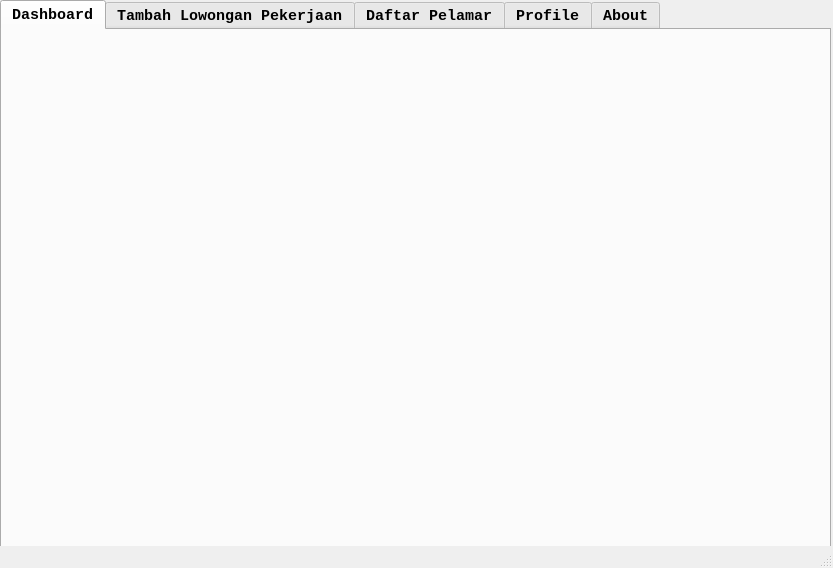
<?xml version="1.0" encoding="UTF-8"?>
<ui version="4.0">
 <class>MainWindow</class>
 <widget class="QMainWindow" name="MainWindow">
  <property name="geometry">
   <rect>
    <x>0</x>
    <y>0</y>
    <width>833</width>
    <height>568</height>
   </rect>
  </property>
  <property name="windowTitle">
   <string>MainWindow</string>
  </property>
  <widget class="QWidget" name="centralwidget">
   <widget class="QTabWidget" name="tabWidget">
    <property name="geometry">
     <rect>
      <x>0</x>
      <y>0</y>
      <width>831</width>
      <height>571</height>
     </rect>
    </property>
    <property name="font">
     <font>
      <family>Consolas</family>
      <pointsize>11</pointsize>
      <weight>75</weight>
      <bold>true</bold>
     </font>
    </property>
    <property name="tabPosition">
     <enum>QTabWidget::North</enum>
    </property>
    <property name="tabShape">
     <enum>QTabWidget::Rounded</enum>
    </property>
    <property name="currentIndex">
     <number>0</number>
    </property>
    <widget class="QWidget" name="tab">
     <attribute name="title">
      <string>Dashboard</string>
     </attribute>
     <widget class="QLabel" name="label_logo">
      <property name="geometry">
       <rect>
        <x>150</x>
        <y>40</y>
        <width>481</width>
        <height>441</height>
       </rect>
      </property>
      <property name="text">
       <string>&lt;html&gt;&lt;head/&gt;&lt;body&gt;&lt;p&gt;&lt;br/&gt;&lt;/p&gt;&lt;/body&gt;&lt;/html&gt;</string>
      </property>
     </widget>
     <widget class="QLabel" name="labelWelcome">
      <property name="geometry">
       <rect>
        <x>10</x>
        <y>10</y>
        <width>811</width>
        <height>41</height>
       </rect>
      </property>
      <property name="font">
       <font>
        <pointsize>13</pointsize>
        <weight>75</weight>
        <bold>true</bold>
       </font>
      </property>
      <property name="text">
       <string/>
      </property>
     </widget>
    </widget>
    <widget class="QWidget" name="tab_4">
     <attribute name="title">
      <string>Tambah Lowongan Pekerjaan</string>
     </attribute>
     <widget class="QTableWidget" name="tableTambah">
      <property name="geometry">
       <rect>
        <x>0</x>
        <y>230</y>
        <width>821</width>
        <height>291</height>
       </rect>
      </property>
      <property name="styleSheet">
       <string notr="true">font-family: consolas;</string>
      </property>
      <property name="editTriggers">
       <set>QAbstractItemView::NoEditTriggers</set>
      </property>
      <attribute name="horizontalHeaderDefaultSectionSize">
       <number>130</number>
      </attribute>
      <column>
       <property name="text">
        <string>ID Lowongan</string>
       </property>
      </column>
      <column>
       <property name="text">
        <string>Posisi</string>
       </property>
      </column>
      <column>
       <property name="text">
        <string>Min Pendidikan</string>
       </property>
      </column>
      <column>
       <property name="text">
        <string>Gaji Ditawarkan</string>
       </property>
      </column>
      <column>
       <property name="text">
        <string>Total Pelamar</string>
       </property>
      </column>
     </widget>
     <widget class="QLineEdit" name="txtID">
      <property name="geometry">
       <rect>
        <x>10</x>
        <y>40</y>
        <width>71</width>
        <height>21</height>
       </rect>
      </property>
      <property name="styleSheet">
       <string notr="true">border: 1px solid gray;
border-radius: 10px;
padding-right: 20px;
text-align: center;</string>
      </property>
      <property name="alignment">
       <set>Qt::AlignCenter</set>
      </property>
     </widget>
     <widget class="QLabel" name="label_3">
      <property name="geometry">
       <rect>
        <x>10</x>
        <y>20</y>
        <width>161</width>
        <height>16</height>
       </rect>
      </property>
      <property name="styleSheet">
       <string notr="true">font-family: consolas;
font-size: 15px;
font-weight: bold;</string>
      </property>
      <property name="text">
       <string>Masukan Id Lowongan</string>
      </property>
     </widget>
     <widget class="QPushButton" name="btnCari">
      <property name="geometry">
       <rect>
        <x>90</x>
        <y>40</y>
        <width>75</width>
        <height>23</height>
       </rect>
      </property>
      <property name="font">
       <font>
        <weight>75</weight>
        <bold>true</bold>
       </font>
      </property>
      <property name="styleSheet">
       <string notr="true">border: 1px solid grey;
border-radius: 10px;
background-color: rgb(144, 189, 255);</string>
      </property>
      <property name="text">
       <string>Cari</string>
      </property>
     </widget>
     <widget class="QLabel" name="label_19">
      <property name="geometry">
       <rect>
        <x>10</x>
        <y>70</y>
        <width>61</width>
        <height>16</height>
       </rect>
      </property>
      <property name="styleSheet">
       <string notr="true">font-family: consolas;
font-size: 15px;
font-weight: bold;</string>
      </property>
      <property name="text">
       <string>Posisi </string>
      </property>
     </widget>
     <widget class="QLineEdit" name="txtPosisi">
      <property name="geometry">
       <rect>
        <x>10</x>
        <y>90</y>
        <width>291</width>
        <height>21</height>
       </rect>
      </property>
      <property name="styleSheet">
       <string notr="true">border: 1px solid gray;
border-radius: 5px;
padding-right: 20px;
text-align: center;</string>
      </property>
      <property name="alignment">
       <set>Qt::AlignLeading|Qt::AlignLeft|Qt::AlignVCenter</set>
      </property>
     </widget>
     <widget class="QLabel" name="label_22">
      <property name="geometry">
       <rect>
        <x>10</x>
        <y>120</y>
        <width>281</width>
        <height>16</height>
       </rect>
      </property>
      <property name="styleSheet">
       <string notr="true">font-family: consolas;
font-size: 15px;
font-weight: bold;</string>
      </property>
      <property name="text">
       <string>Minimal Pendidikan</string>
      </property>
     </widget>
     <widget class="QLineEdit" name="txtPendidikan">
      <property name="geometry">
       <rect>
        <x>10</x>
        <y>140</y>
        <width>291</width>
        <height>21</height>
       </rect>
      </property>
      <property name="styleSheet">
       <string notr="true">border: 1px solid gray;
border-radius: 5px;
padding-right: 20px;
text-align: center;</string>
      </property>
      <property name="alignment">
       <set>Qt::AlignLeading|Qt::AlignLeft|Qt::AlignVCenter</set>
      </property>
     </widget>
     <widget class="QLabel" name="label_24">
      <property name="geometry">
       <rect>
        <x>10</x>
        <y>170</y>
        <width>281</width>
        <height>16</height>
       </rect>
      </property>
      <property name="styleSheet">
       <string notr="true">font-family: consolas;
font-size: 15px;
font-weight: bold;</string>
      </property>
      <property name="text">
       <string>Gaji Ditawarkan</string>
      </property>
     </widget>
     <widget class="QLineEdit" name="txtGaji">
      <property name="geometry">
       <rect>
        <x>10</x>
        <y>190</y>
        <width>291</width>
        <height>21</height>
       </rect>
      </property>
      <property name="styleSheet">
       <string notr="true">border: 1px solid gray;
border-radius: 5px;
padding-right: 20px;
text-align: center;</string>
      </property>
      <property name="alignment">
       <set>Qt::AlignLeading|Qt::AlignLeft|Qt::AlignVCenter</set>
      </property>
     </widget>
     <widget class="Line" name="line_3">
      <property name="geometry">
       <rect>
        <x>343</x>
        <y>10</y>
        <width>20</width>
        <height>211</height>
       </rect>
      </property>
      <property name="orientation">
       <enum>Qt::Vertical</enum>
      </property>
     </widget>
     <widget class="Line" name="line_4">
      <property name="geometry">
       <rect>
        <x>360</x>
        <y>60</y>
        <width>461</width>
        <height>20</height>
       </rect>
      </property>
      <property name="orientation">
       <enum>Qt::Horizontal</enum>
      </property>
     </widget>
     <widget class="QPushButton" name="btnTambah">
      <property name="geometry">
       <rect>
        <x>380</x>
        <y>80</y>
        <width>101</width>
        <height>31</height>
       </rect>
      </property>
      <property name="font">
       <font>
        <pointsize>11</pointsize>
        <weight>75</weight>
        <bold>true</bold>
       </font>
      </property>
      <property name="styleSheet">
       <string notr="true">border: 1px solid grey;
border-radius: 10px;
background-color: rgb(110, 255, 110)</string>
      </property>
      <property name="text">
       <string>Simpan</string>
      </property>
     </widget>
     <widget class="QPushButton" name="btnHapus">
      <property name="enabled">
       <bool>false</bool>
      </property>
      <property name="geometry">
       <rect>
        <x>380</x>
        <y>130</y>
        <width>101</width>
        <height>31</height>
       </rect>
      </property>
      <property name="font">
       <font>
        <pointsize>11</pointsize>
        <weight>75</weight>
        <bold>true</bold>
       </font>
      </property>
      <property name="styleSheet">
       <string notr="true">border: 1px solid grey;
border-radius: 10px;
background-color:rgb(255, 123, 125)</string>
      </property>
      <property name="text">
       <string>Hapus</string>
      </property>
     </widget>
     <widget class="QPushButton" name="btnKosong">
      <property name="geometry">
       <rect>
        <x>380</x>
        <y>180</y>
        <width>101</width>
        <height>31</height>
       </rect>
      </property>
      <property name="font">
       <font>
        <pointsize>11</pointsize>
        <weight>75</weight>
        <bold>true</bold>
       </font>
      </property>
      <property name="styleSheet">
       <string notr="true">border: 1px solid grey;
border-radius: 10px;
background-color: rgb(144, 189, 255);</string>
      </property>
      <property name="text">
       <string>Kosongkan</string>
      </property>
     </widget>
     <widget class="QLabel" name="label">
      <property name="geometry">
       <rect>
        <x>370</x>
        <y>10</y>
        <width>291</width>
        <height>51</height>
       </rect>
      </property>
      <property name="font">
       <font>
        <family>Bauhaus 93</family>
        <pointsize>29</pointsize>
        <weight>50</weight>
        <bold>false</bold>
       </font>
      </property>
      <property name="text">
       <string>PORTALKERJA.ID</string>
      </property>
     </widget>
    </widget>
    <widget class="QWidget" name="tab_3">
     <attribute name="title">
      <string>Daftar Pelamar</string>
     </attribute>
     <widget class="QTableWidget" name="tablePelamar">
      <property name="geometry">
       <rect>
        <x>0</x>
        <y>70</y>
        <width>821</width>
        <height>451</height>
       </rect>
      </property>
      <property name="styleSheet">
       <string notr="true">font-family: consolas;</string>
      </property>
      <attribute name="horizontalHeaderDefaultSectionSize">
       <number>117</number>
      </attribute>
      <column>
       <property name="text">
        <string>ID Pelamar</string>
       </property>
      </column>
      <column>
       <property name="text">
        <string>Nama</string>
       </property>
      </column>
      <column>
       <property name="text">
        <string>Posisi</string>
       </property>
      </column>
      <column>
       <property name="text">
        <string>Pendidikan</string>
       </property>
      </column>
      <column>
       <property name="text">
        <string>Status</string>
       </property>
      </column>
     </widget>
     <widget class="QLineEdit" name="idDetail">
      <property name="geometry">
       <rect>
        <x>10</x>
        <y>40</y>
        <width>71</width>
        <height>21</height>
       </rect>
      </property>
      <property name="styleSheet">
       <string notr="true">border: 1px solid gray;
border-radius: 10px;
padding-right: 20px;
text-align: center;</string>
      </property>
      <property name="alignment">
       <set>Qt::AlignCenter</set>
      </property>
     </widget>
     <widget class="QPushButton" name="btnTerima">
      <property name="geometry">
       <rect>
        <x>90</x>
        <y>40</y>
        <width>75</width>
        <height>23</height>
       </rect>
      </property>
      <property name="font">
       <font>
        <weight>75</weight>
        <bold>true</bold>
       </font>
      </property>
      <property name="styleSheet">
       <string notr="true">border: 1px solid grey;
border-radius: 10px;
background-color: rgb(144, 189, 255);</string>
      </property>
      <property name="text">
       <string>Terima</string>
      </property>
     </widget>
     <widget class="QLabel" name="label_7">
      <property name="geometry">
       <rect>
        <x>10</x>
        <y>20</y>
        <width>161</width>
        <height>16</height>
       </rect>
      </property>
      <property name="styleSheet">
       <string notr="true">font-family: consolas;
font-size: 15px;
font-weight: bold;</string>
      </property>
      <property name="text">
       <string>Masukan ID Pelamar</string>
      </property>
     </widget>
     <widget class="QPushButton" name="btnTolak">
      <property name="geometry">
       <rect>
        <x>170</x>
        <y>40</y>
        <width>75</width>
        <height>23</height>
       </rect>
      </property>
      <property name="font">
       <font>
        <weight>75</weight>
        <bold>true</bold>
       </font>
      </property>
      <property name="styleSheet">
       <string notr="true">border: 1px solid grey;
border-radius: 10px;
background-color: rgb(255, 104, 99)</string>
      </property>
      <property name="text">
       <string>Tolak</string>
      </property>
     </widget>
    </widget>
    <widget class="QWidget" name="tab_2">
     <attribute name="title">
      <string>Profile</string>
     </attribute>
     <widget class="Line" name="line">
      <property name="geometry">
       <rect>
        <x>203</x>
        <y>10</y>
        <width>20</width>
        <height>491</height>
       </rect>
      </property>
      <property name="orientation">
       <enum>Qt::Vertical</enum>
      </property>
     </widget>
     <widget class="QLabel" name="label_image">
      <property name="geometry">
       <rect>
        <x>30</x>
        <y>40</y>
        <width>151</width>
        <height>161</height>
       </rect>
      </property>
      <property name="styleSheet">
       <string notr="true">border: 2px solid grey;
border-radius:10px;</string>
      </property>
      <property name="text">
       <string>&lt;html&gt;&lt;head/&gt;&lt;body&gt;&lt;p&gt;&lt;br/&gt;&lt;/p&gt;&lt;/body&gt;&lt;/html&gt;</string>
      </property>
      <property name="scaledContents">
       <bool>false</bool>
      </property>
      <property name="wordWrap">
       <bool>false</bool>
      </property>
     </widget>
     <widget class="QLabel" name="label_9">
      <property name="geometry">
       <rect>
        <x>30</x>
        <y>210</y>
        <width>141</width>
        <height>16</height>
       </rect>
      </property>
      <property name="styleSheet">
       <string notr="true">font-family: consolas;
font-size: 15px;
font-weight: bold;
text-align: center;</string>
      </property>
      <property name="text">
       <string>PT. Cipta Niaga</string>
      </property>
      <property name="alignment">
       <set>Qt::AlignCenter</set>
      </property>
     </widget>
     <widget class="QLabel" name="label_10">
      <property name="geometry">
       <rect>
        <x>230</x>
        <y>20</y>
        <width>211</width>
        <height>16</height>
       </rect>
      </property>
      <property name="font">
       <font>
        <family>Consolas</family>
        <pointsize>15</pointsize>
       </font>
      </property>
      <property name="styleSheet">
       <string notr="true"/>
      </property>
      <property name="text">
       <string>Profile Perusahaan</string>
      </property>
      <property name="alignment">
       <set>Qt::AlignLeading|Qt::AlignLeft|Qt::AlignVCenter</set>
      </property>
     </widget>
     <widget class="QLabel" name="label_18">
      <property name="geometry">
       <rect>
        <x>230</x>
        <y>50</y>
        <width>141</width>
        <height>16</height>
       </rect>
      </property>
      <property name="styleSheet">
       <string notr="true">font-family: consolas;
font-size: 15px;
font-weight: bold;
text-align: center;</string>
      </property>
      <property name="text">
       <string>Nama Perusahaan</string>
      </property>
      <property name="alignment">
       <set>Qt::AlignLeading|Qt::AlignLeft|Qt::AlignVCenter</set>
      </property>
     </widget>
     <widget class="QLineEdit" name="namaPerusahaan">
      <property name="geometry">
       <rect>
        <x>230</x>
        <y>70</y>
        <width>571</width>
        <height>31</height>
       </rect>
      </property>
      <property name="font">
       <font>
        <pointsize>12</pointsize>
        <weight>75</weight>
        <bold>true</bold>
       </font>
      </property>
      <property name="styleSheet">
       <string notr="true">border: 1px solid gray;
border-radius: 5px;
padding-right: 20px;
text-align: center;</string>
      </property>
      <property name="alignment">
       <set>Qt::AlignLeading|Qt::AlignLeft|Qt::AlignVCenter</set>
      </property>
      <property name="placeholderText">
       <string/>
      </property>
     </widget>
     <widget class="QDateEdit" name="tglDidirikan">
      <property name="geometry">
       <rect>
        <x>230</x>
        <y>130</y>
        <width>571</width>
        <height>31</height>
       </rect>
      </property>
      <property name="alignment">
       <set>Qt::AlignCenter</set>
      </property>
      <property name="displayFormat">
       <string>dd/MM/yyyy</string>
      </property>
      <property name="calendarPopup">
       <bool>true</bool>
      </property>
     </widget>
     <widget class="QLabel" name="label_20">
      <property name="geometry">
       <rect>
        <x>230</x>
        <y>110</y>
        <width>141</width>
        <height>16</height>
       </rect>
      </property>
      <property name="styleSheet">
       <string notr="true">font-family: consolas;
font-size: 15px;
font-weight: bold;
text-align: center;</string>
      </property>
      <property name="text">
       <string>Tanggal didirikan</string>
      </property>
      <property name="alignment">
       <set>Qt::AlignLeading|Qt::AlignLeft|Qt::AlignVCenter</set>
      </property>
     </widget>
     <widget class="QLabel" name="label_21">
      <property name="geometry">
       <rect>
        <x>230</x>
        <y>170</y>
        <width>141</width>
        <height>16</height>
       </rect>
      </property>
      <property name="styleSheet">
       <string notr="true">font-family: consolas;
font-size: 15px;
font-weight: bold;
text-align: center;</string>
      </property>
      <property name="text">
       <string>Alamat</string>
      </property>
      <property name="alignment">
       <set>Qt::AlignLeading|Qt::AlignLeft|Qt::AlignVCenter</set>
      </property>
     </widget>
     <widget class="QTextEdit" name="alamat">
      <property name="geometry">
       <rect>
        <x>230</x>
        <y>190</y>
        <width>571</width>
        <height>81</height>
       </rect>
      </property>
      <property name="styleSheet">
       <string notr="true"/>
      </property>
     </widget>
     <widget class="QLabel" name="label_23">
      <property name="geometry">
       <rect>
        <x>230</x>
        <y>280</y>
        <width>161</width>
        <height>16</height>
       </rect>
      </property>
      <property name="styleSheet">
       <string notr="true">font-family: consolas;
font-size: 15px;
font-weight: bold;
text-align: center;</string>
      </property>
      <property name="text">
       <string>Jenis Perusahaan</string>
      </property>
      <property name="alignment">
       <set>Qt::AlignLeading|Qt::AlignLeft|Qt::AlignVCenter</set>
      </property>
     </widget>
     <widget class="QLineEdit" name="jenisPerusahaan">
      <property name="geometry">
       <rect>
        <x>230</x>
        <y>300</y>
        <width>571</width>
        <height>31</height>
       </rect>
      </property>
      <property name="font">
       <font>
        <pointsize>12</pointsize>
        <weight>75</weight>
        <bold>true</bold>
       </font>
      </property>
      <property name="styleSheet">
       <string notr="true">border: 1px solid gray;
border-radius: 5px;
padding-right: 20px;
text-align: center;</string>
      </property>
      <property name="alignment">
       <set>Qt::AlignLeading|Qt::AlignLeft|Qt::AlignVCenter</set>
      </property>
      <property name="placeholderText">
       <string/>
      </property>
     </widget>
     <widget class="QPushButton" name="btnSimpanUser">
      <property name="geometry">
       <rect>
        <x>460</x>
        <y>480</y>
        <width>91</width>
        <height>31</height>
       </rect>
      </property>
      <property name="font">
       <font>
        <weight>75</weight>
        <bold>true</bold>
       </font>
      </property>
      <property name="styleSheet">
       <string notr="true">border: 1px solid grey;
border-radius: 10px;
background-color: rgb(144, 189, 255);</string>
      </property>
      <property name="text">
       <string>Simpan</string>
      </property>
     </widget>
     <widget class="QLabel" name="label_31">
      <property name="geometry">
       <rect>
        <x>230</x>
        <y>350</y>
        <width>71</width>
        <height>16</height>
       </rect>
      </property>
      <property name="styleSheet">
       <string notr="true">font-family: consolas;
font-size: 15px;
font-weight: bold;
text-align: center;</string>
      </property>
      <property name="text">
       <string>Username</string>
      </property>
      <property name="alignment">
       <set>Qt::AlignLeading|Qt::AlignLeft|Qt::AlignVCenter</set>
      </property>
     </widget>
     <widget class="QLineEdit" name="email">
      <property name="geometry">
       <rect>
        <x>230</x>
        <y>430</y>
        <width>571</width>
        <height>31</height>
       </rect>
      </property>
      <property name="font">
       <font>
        <pointsize>12</pointsize>
        <weight>75</weight>
        <bold>true</bold>
       </font>
      </property>
      <property name="styleSheet">
       <string notr="true">border: 1px solid gray;
border-radius: 5px;
padding-right: 20px;
text-align: center;</string>
      </property>
      <property name="alignment">
       <set>Qt::AlignLeading|Qt::AlignLeft|Qt::AlignVCenter</set>
      </property>
      <property name="placeholderText">
       <string/>
      </property>
     </widget>
     <widget class="QLabel" name="label_32">
      <property name="geometry">
       <rect>
        <x>230</x>
        <y>410</y>
        <width>71</width>
        <height>16</height>
       </rect>
      </property>
      <property name="styleSheet">
       <string notr="true">font-family: consolas;
font-size: 15px;
font-weight: bold;
text-align: center;</string>
      </property>
      <property name="text">
       <string>Email</string>
      </property>
      <property name="alignment">
       <set>Qt::AlignLeading|Qt::AlignLeft|Qt::AlignVCenter</set>
      </property>
     </widget>
     <widget class="QLineEdit" name="username">
      <property name="geometry">
       <rect>
        <x>230</x>
        <y>370</y>
        <width>271</width>
        <height>31</height>
       </rect>
      </property>
      <property name="font">
       <font>
        <pointsize>12</pointsize>
        <weight>75</weight>
        <bold>true</bold>
       </font>
      </property>
      <property name="styleSheet">
       <string notr="true">border: 1px solid gray;
border-radius: 5px;
padding-right: 20px;
text-align: center;</string>
      </property>
      <property name="alignment">
       <set>Qt::AlignLeading|Qt::AlignLeft|Qt::AlignVCenter</set>
      </property>
      <property name="placeholderText">
       <string/>
      </property>
     </widget>
     <widget class="QLabel" name="label_33">
      <property name="geometry">
       <rect>
        <x>540</x>
        <y>350</y>
        <width>71</width>
        <height>16</height>
       </rect>
      </property>
      <property name="styleSheet">
       <string notr="true">font-family: consolas;
font-size: 15px;
font-weight: bold;
text-align: center;</string>
      </property>
      <property name="text">
       <string>Password</string>
      </property>
      <property name="alignment">
       <set>Qt::AlignLeading|Qt::AlignLeft|Qt::AlignVCenter</set>
      </property>
     </widget>
     <widget class="QLineEdit" name="password">
      <property name="geometry">
       <rect>
        <x>520</x>
        <y>370</y>
        <width>281</width>
        <height>31</height>
       </rect>
      </property>
      <property name="font">
       <font>
        <pointsize>12</pointsize>
        <weight>75</weight>
        <bold>true</bold>
       </font>
      </property>
      <property name="styleSheet">
       <string notr="true">border: 1px solid gray;
border-radius: 5px;
padding-right: 20px;
text-align: center;</string>
      </property>
      <property name="alignment">
       <set>Qt::AlignLeading|Qt::AlignLeft|Qt::AlignVCenter</set>
      </property>
      <property name="placeholderText">
       <string/>
      </property>
     </widget>
    </widget>
    <widget class="QWidget" name="tab_9">
     <attribute name="title">
      <string>About</string>
     </attribute>
     <widget class="QLabel" name="label_13">
      <property name="geometry">
       <rect>
        <x>0</x>
        <y>150</y>
        <width>821</width>
        <height>31</height>
       </rect>
      </property>
      <property name="font">
       <font>
        <family>Consolas</family>
        <pointsize>25</pointsize>
        <weight>75</weight>
        <bold>true</bold>
       </font>
      </property>
      <property name="styleSheet">
       <string notr="true"/>
      </property>
      <property name="text">
       <string>TUGAS UAS PBO 2</string>
      </property>
      <property name="alignment">
       <set>Qt::AlignCenter</set>
      </property>
     </widget>
     <widget class="QLabel" name="label_14">
      <property name="geometry">
       <rect>
        <x>0</x>
        <y>180</y>
        <width>821</width>
        <height>31</height>
       </rect>
      </property>
      <property name="font">
       <font>
        <family>Consolas</family>
        <pointsize>20</pointsize>
        <weight>75</weight>
        <bold>true</bold>
       </font>
      </property>
      <property name="styleSheet">
       <string notr="true"/>
      </property>
      <property name="text">
       <string>KELOMPOK 7</string>
      </property>
      <property name="alignment">
       <set>Qt::AlignCenter</set>
      </property>
     </widget>
     <widget class="QLabel" name="label_15">
      <property name="geometry">
       <rect>
        <x>0</x>
        <y>210</y>
        <width>821</width>
        <height>31</height>
       </rect>
      </property>
      <property name="font">
       <font>
        <family>Consolas</family>
        <pointsize>20</pointsize>
        <weight>75</weight>
        <bold>true</bold>
       </font>
      </property>
      <property name="styleSheet">
       <string notr="true"/>
      </property>
      <property name="text">
       <string>APLIKASI PENDATAAN LOWONGAN KERJA</string>
      </property>
      <property name="alignment">
       <set>Qt::AlignCenter</set>
      </property>
     </widget>
     <widget class="QLabel" name="label_16">
      <property name="geometry">
       <rect>
        <x>180</x>
        <y>250</y>
        <width>101</width>
        <height>31</height>
       </rect>
      </property>
      <property name="font">
       <font>
        <family>Consolas</family>
        <pointsize>14</pointsize>
        <weight>75</weight>
        <bold>true</bold>
       </font>
      </property>
      <property name="styleSheet">
       <string notr="true"/>
      </property>
      <property name="text">
       <string>Anggota :</string>
      </property>
      <property name="alignment">
       <set>Qt::AlignCenter</set>
      </property>
     </widget>
     <widget class="QLabel" name="label_17">
      <property name="geometry">
       <rect>
        <x>290</x>
        <y>250</y>
        <width>271</width>
        <height>31</height>
       </rect>
      </property>
      <property name="font">
       <font>
        <family>Consolas</family>
        <pointsize>14</pointsize>
        <weight>75</weight>
        <bold>true</bold>
       </font>
      </property>
      <property name="styleSheet">
       <string notr="true"/>
      </property>
      <property name="text">
       <string>Chandra Bactiar (200511151)</string>
      </property>
      <property name="alignment">
       <set>Qt::AlignLeading|Qt::AlignLeft|Qt::AlignVCenter</set>
      </property>
     </widget>
     <widget class="QLabel" name="label_38">
      <property name="geometry">
       <rect>
        <x>290</x>
        <y>280</y>
        <width>271</width>
        <height>21</height>
       </rect>
      </property>
      <property name="font">
       <font>
        <family>Consolas</family>
        <pointsize>14</pointsize>
        <weight>75</weight>
        <bold>true</bold>
       </font>
      </property>
      <property name="styleSheet">
       <string notr="true"/>
      </property>
      <property name="text">
       <string>Lani (200511133)</string>
      </property>
      <property name="alignment">
       <set>Qt::AlignLeading|Qt::AlignLeft|Qt::AlignVCenter</set>
      </property>
     </widget>
     <widget class="QLabel" name="label_39">
      <property name="geometry">
       <rect>
        <x>290</x>
        <y>310</y>
        <width>271</width>
        <height>21</height>
       </rect>
      </property>
      <property name="font">
       <font>
        <family>Consolas</family>
        <pointsize>14</pointsize>
        <weight>75</weight>
        <bold>true</bold>
       </font>
      </property>
      <property name="styleSheet">
       <string notr="true"/>
      </property>
      <property name="text">
       <string>Marisa Naofa (200511074)</string>
      </property>
      <property name="alignment">
       <set>Qt::AlignLeading|Qt::AlignLeft|Qt::AlignVCenter</set>
      </property>
     </widget>
     <widget class="QLabel" name="label_40">
      <property name="geometry">
       <rect>
        <x>290</x>
        <y>340</y>
        <width>271</width>
        <height>21</height>
       </rect>
      </property>
      <property name="font">
       <font>
        <family>Consolas</family>
        <pointsize>14</pointsize>
        <weight>75</weight>
        <bold>true</bold>
       </font>
      </property>
      <property name="styleSheet">
       <string notr="true"/>
      </property>
      <property name="text">
       <string>Panja Raharja (200511059)</string>
      </property>
      <property name="alignment">
       <set>Qt::AlignLeading|Qt::AlignLeft|Qt::AlignVCenter</set>
      </property>
     </widget>
     <widget class="QLabel" name="label_41">
      <property name="geometry">
       <rect>
        <x>0</x>
        <y>460</y>
        <width>821</width>
        <height>31</height>
       </rect>
      </property>
      <property name="font">
       <font>
        <family>Consolas</family>
        <pointsize>20</pointsize>
        <weight>75</weight>
        <bold>true</bold>
       </font>
      </property>
      <property name="styleSheet">
       <string notr="true"/>
      </property>
      <property name="text">
       <string>K1 Teknik Informatika</string>
      </property>
      <property name="alignment">
       <set>Qt::AlignCenter</set>
      </property>
     </widget>
    </widget>
   </widget>
  </widget>
  <widget class="QStatusBar" name="statusbar"/>
 </widget>
 <resources/>
 <connections/>
</ui>
